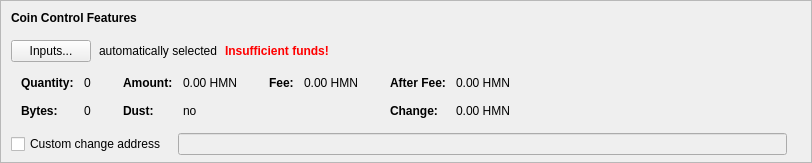
    <widget class="QFrame" name="frameCoinControl">
     <property name="sizePolicy">
      <sizepolicy hsizetype="Expanding" vsizetype="Expanding">
       <horstretch>0</horstretch>
       <verstretch>0</verstretch>
      </sizepolicy>
     </property>
     <property name="maximumSize">
      <size>
       <width>16777215</width>
       <height>16777215</height>
      </size>
     </property>
     <property name="frameShape">
      <enum>QFrame::StyledPanel</enum>
     </property>
     <property name="frameShadow">
      <enum>QFrame::Sunken</enum>
     </property>
     <layout class="QVBoxLayout" name="verticalLayoutCoinControl2">
      <property name="spacing">
       <number>0</number>
      </property>
      <property name="leftMargin">
       <number>0</number>
      </property>
      <property name="topMargin">
       <number>0</number>
      </property>
      <property name="rightMargin">
       <number>0</number>
      </property>
      <property name="bottomMargin">
       <number>6</number>
      </property>
      <item>
       <layout class="QVBoxLayout" name="verticalLayoutCoinControl" stretch="0,0,0,0,1">
        <property name="spacing">
         <number>0</number>
        </property>
        <property name="leftMargin">
         <number>10</number>
        </property>
        <property name="topMargin">
         <number>10</number>
        </property>
        <item>
         <layout class="QHBoxLayout" name="horizontalLayoutCoinControl1">
          <property name="bottomMargin">
           <number>15</number>
          </property>
          <item>
           <widget class="QLabel" name="labelCoinControlFeatures">
            <property name="sizePolicy">
             <sizepolicy hsizetype="Preferred" vsizetype="Maximum">
              <horstretch>0</horstretch>
              <verstretch>0</verstretch>
             </sizepolicy>
            </property>
            <property name="font">
             <font>
              <weight>75</weight>
              <bold>true</bold>
             </font>
            </property>
            <property name="styleSheet">
             <string notr="true">font-weight:bold;</string>
            </property>
            <property name="text">
             <string>Coin Control Features</string>
            </property>
           </widget>
          </item>
         </layout>
        </item>
        <item>
         <layout class="QHBoxLayout" name="horizontalLayoutCoinControl2" stretch="0,0,0,0">
          <property name="spacing">
           <number>8</number>
          </property>
          <property name="bottomMargin">
           <number>10</number>
          </property>
          <item>
           <widget class="QPushButton" name="pushButtonCoinControl">
            <property name="styleSheet">
             <string notr="true"/>
            </property>
            <property name="text">
             <string>Inputs...</string>
            </property>
            <property name="autoDefault">
             <bool>false</bool>
            </property>
           </widget>
          </item>
          <item>
           <widget class="QLabel" name="labelCoinControlAutomaticallySelected">
            <property name="text">
             <string>automatically selected</string>
            </property>
            <property name="margin">
             <number>5</number>
            </property>
           </widget>
          </item>
          <item>
           <widget class="QLabel" name="labelCoinControlInsuffFunds">
            <property name="font">
             <font>
              <weight>75</weight>
              <bold>true</bold>
             </font>
            </property>
            <property name="styleSheet">
             <string notr="true">color:red;font-weight:bold;</string>
            </property>
            <property name="text">
             <string>Insufficient funds!</string>
            </property>
            <property name="margin">
             <number>5</number>
            </property>
           </widget>
          </item>
          <item>
           <spacer name="horizontalSpacerCoinControl">
            <property name="orientation">
             <enum>Qt::Horizontal</enum>
            </property>
            <property name="sizeHint" stdset="0">
             <size>
              <width>40</width>
              <height>1</height>
             </size>
            </property>
           </spacer>
          </item>
         </layout>
        </item>
        <item>
         <widget class="QWidget" name="widgetCoinControl" native="true">
          <property name="sizePolicy">
           <sizepolicy hsizetype="Preferred" vsizetype="Preferred">
            <horstretch>0</horstretch>
            <verstretch>0</verstretch>
           </sizepolicy>
          </property>
          <property name="minimumSize">
           <size>
            <width>0</width>
            <height>0</height>
           </size>
          </property>
          <property name="styleSheet">
           <string notr="true"/>
          </property>
          <layout class="QHBoxLayout" name="horizontalLayoutCoinControl5">
           <property name="leftMargin">
            <number>0</number>
           </property>
           <property name="topMargin">
            <number>0</number>
           </property>
           <property name="rightMargin">
            <number>0</number>
           </property>
           <property name="bottomMargin">
            <number>0</number>
           </property>
           <item>
            <layout class="QHBoxLayout" name="horizontalLayoutCoinControl3" stretch="0,0,0,1">
             <property name="spacing">
              <number>20</number>
             </property>
             <property name="topMargin">
              <number>0</number>
             </property>
             <property name="bottomMargin">
              <number>10</number>
             </property>
             <item>
              <layout class="QFormLayout" name="formLayoutCoinControl1">
               <property name="horizontalSpacing">
                <number>10</number>
               </property>
               <property name="verticalSpacing">
                <number>14</number>
               </property>
               <property name="leftMargin">
                <number>10</number>
               </property>
               <property name="topMargin">
                <number>4</number>
               </property>
               <property name="rightMargin">
                <number>6</number>
               </property>
               <item row="0" column="0">
                <widget class="QLabel" name="labelCoinControlQuantityText">
                 <property name="font">
                  <font>
                   <weight>75</weight>
                   <bold>true</bold>
                  </font>
                 </property>
                 <property name="text">
                  <string>Quantity:</string>
                 </property>
                 <property name="margin">
                  <number>0</number>
                 </property>
                </widget>
               </item>
               <item row="0" column="1">
                <widget class="QLabel" name="labelCoinControlQuantity">
                 <property name="cursor">
                  <cursorShape>IBeamCursor</cursorShape>
                 </property>
                 <property name="contextMenuPolicy">
                  <enum>Qt::ActionsContextMenu</enum>
                 </property>
                 <property name="text">
                  <string notr="true">0</string>
                 </property>
                 <property name="margin">
                  <number>0</number>
                 </property>
                 <property name="textInteractionFlags">
                  <set>Qt::LinksAccessibleByMouse|Qt::TextSelectableByKeyboard|Qt::TextSelectableByMouse</set>
                 </property>
                </widget>
               </item>
               <item row="1" column="0">
                <widget class="QLabel" name="labelCoinControlBytesText">
                 <property name="font">
                  <font>
                   <weight>75</weight>
                   <bold>true</bold>
                  </font>
                 </property>
                 <property name="text">
                  <string>Bytes:</string>
                 </property>
                </widget>
               </item>
               <item row="1" column="1">
                <widget class="QLabel" name="labelCoinControlBytes">
                 <property name="cursor">
                  <cursorShape>IBeamCursor</cursorShape>
                 </property>
                 <property name="contextMenuPolicy">
                  <enum>Qt::ActionsContextMenu</enum>
                 </property>
                 <property name="text">
                  <string notr="true">0</string>
                 </property>
                 <property name="textInteractionFlags">
                  <set>Qt::LinksAccessibleByMouse|Qt::TextSelectableByKeyboard|Qt::TextSelectableByMouse</set>
                 </property>
                </widget>
               </item>
              </layout>
             </item>
             <item>
              <layout class="QFormLayout" name="formLayoutCoinControl2">
               <property name="horizontalSpacing">
                <number>10</number>
               </property>
               <property name="verticalSpacing">
                <number>14</number>
               </property>
               <property name="leftMargin">
                <number>6</number>
               </property>
               <property name="topMargin">
                <number>4</number>
               </property>
               <property name="rightMargin">
                <number>6</number>
               </property>
               <item row="0" column="0">
                <widget class="QLabel" name="labelCoinControlAmountText">
                 <property name="font">
                  <font>
                   <weight>75</weight>
                   <bold>true</bold>
                  </font>
                 </property>
                 <property name="text">
                  <string>Amount:</string>
                 </property>
                 <property name="margin">
                  <number>0</number>
                 </property>
                </widget>
               </item>
               <item row="0" column="1">
                <widget class="QLabel" name="labelCoinControlAmount">
                 <property name="cursor">
                  <cursorShape>IBeamCursor</cursorShape>
                 </property>
                 <property name="contextMenuPolicy">
                  <enum>Qt::ActionsContextMenu</enum>
                 </property>
                 <property name="text">
                  <string notr="true">0.00 HMN</string>
                 </property>
                 <property name="textInteractionFlags">
                  <set>Qt::LinksAccessibleByMouse|Qt::TextSelectableByKeyboard|Qt::TextSelectableByMouse</set>
                 </property>
                </widget>
               </item>
               <item row="1" column="0">
                <widget class="QLabel" name="labelCoinControlLowOutputText">
                 <property name="font">
                  <font>
                   <weight>75</weight>
                   <bold>true</bold>
                  </font>
                 </property>
                 <property name="text">
                  <string>Dust:</string>
                 </property>
                </widget>
               </item>
               <item row="1" column="1">
                <widget class="QLabel" name="labelCoinControlLowOutput">
                 <property name="cursor">
                  <cursorShape>IBeamCursor</cursorShape>
                 </property>
                 <property name="contextMenuPolicy">
                  <enum>Qt::ActionsContextMenu</enum>
                 </property>
                 <property name="text">
                  <string notr="true">no</string>
                 </property>
                 <property name="textInteractionFlags">
                  <set>Qt::LinksAccessibleByMouse|Qt::TextSelectableByKeyboard|Qt::TextSelectableByMouse</set>
                 </property>
                </widget>
               </item>
              </layout>
             </item>
             <item>
              <layout class="QFormLayout" name="formLayoutCoinControl3">
               <property name="horizontalSpacing">
                <number>10</number>
               </property>
               <property name="verticalSpacing">
                <number>14</number>
               </property>
               <property name="leftMargin">
                <number>6</number>
               </property>
               <property name="topMargin">
                <number>4</number>
               </property>
               <property name="rightMargin">
                <number>6</number>
               </property>
               <item row="0" column="0">
                <widget class="QLabel" name="labelCoinControlFeeText">
                 <property name="font">
                  <font>
                   <weight>75</weight>
                   <bold>true</bold>
                  </font>
                 </property>
                 <property name="text">
                  <string>Fee:</string>
                 </property>
                 <property name="margin">
                  <number>0</number>
                 </property>
                </widget>
               </item>
               <item row="0" column="1">
                <widget class="QLabel" name="labelCoinControlFee">
                 <property name="cursor">
                  <cursorShape>IBeamCursor</cursorShape>
                 </property>
                 <property name="contextMenuPolicy">
                  <enum>Qt::ActionsContextMenu</enum>
                 </property>
                 <property name="text">
                  <string notr="true">0.00 HMN</string>
                 </property>
                 <property name="textInteractionFlags">
                  <set>Qt::LinksAccessibleByMouse|Qt::TextSelectableByKeyboard|Qt::TextSelectableByMouse</set>
                 </property>
                </widget>
               </item>
              </layout>
             </item>
             <item>
              <layout class="QFormLayout" name="formLayoutCoinControl4">
               <property name="horizontalSpacing">
                <number>10</number>
               </property>
               <property name="verticalSpacing">
                <number>14</number>
               </property>
               <property name="leftMargin">
                <number>6</number>
               </property>
               <property name="topMargin">
                <number>4</number>
               </property>
               <property name="rightMargin">
                <number>6</number>
               </property>
               <item row="0" column="0">
                <widget class="QLabel" name="labelCoinControlAfterFeeText">
                 <property name="font">
                  <font>
                   <weight>75</weight>
                   <bold>true</bold>
                  </font>
                 </property>
                 <property name="text">
                  <string>After Fee:</string>
                 </property>
                 <property name="margin">
                  <number>0</number>
                 </property>
                </widget>
               </item>
               <item row="0" column="1">
                <widget class="QLabel" name="labelCoinControlAfterFee">
                 <property name="cursor">
                  <cursorShape>IBeamCursor</cursorShape>
                 </property>
                 <property name="contextMenuPolicy">
                  <enum>Qt::ActionsContextMenu</enum>
                 </property>
                 <property name="text">
                  <string notr="true">0.00 HMN</string>
                 </property>
                 <property name="textInteractionFlags">
                  <set>Qt::LinksAccessibleByMouse|Qt::TextSelectableByKeyboard|Qt::TextSelectableByMouse</set>
                 </property>
                </widget>
               </item>
               <item row="1" column="0">
                <widget class="QLabel" name="labelCoinControlChangeText">
                 <property name="font">
                  <font>
                   <weight>75</weight>
                   <bold>true</bold>
                  </font>
                 </property>
                 <property name="text">
                  <string>Change:</string>
                 </property>
                </widget>
               </item>
               <item row="1" column="1">
                <widget class="QLabel" name="labelCoinControlChange">
                 <property name="cursor">
                  <cursorShape>IBeamCursor</cursorShape>
                 </property>
                 <property name="contextMenuPolicy">
                  <enum>Qt::ActionsContextMenu</enum>
                 </property>
                 <property name="text">
                  <string notr="true">0.00 HMN</string>
                 </property>
                 <property name="textInteractionFlags">
                  <set>Qt::LinksAccessibleByMouse|Qt::TextSelectableByKeyboard|Qt::TextSelectableByMouse</set>
                 </property>
                </widget>
               </item>
              </layout>
             </item>
            </layout>
           </item>
          </layout>
         </widget>
        </item>
        <item>
         <layout class="QHBoxLayout" name="horizontalLayoutCoinControl4" stretch="0,0,0">
          <property name="spacing">
           <number>12</number>
          </property>
          <property name="sizeConstraint">
           <enum>QLayout::SetDefaultConstraint</enum>
          </property>
          <property name="topMargin">
           <number>5</number>
          </property>
          <property name="rightMargin">
           <number>5</number>
          </property>
          <item>
           <widget class="QCheckBox" name="checkBoxCoinControlChange">
            <property name="toolTip">
             <string>If this is activated, but the change address is empty or invalid, change will be sent to a newly generated address.</string>
            </property>
            <property name="text">
             <string>Custom change address</string>
            </property>
           </widget>
          </item>
          <item>
           <widget class="QValidatedLineEdit" name="lineEditCoinControlChange">
            <property name="enabled">
             <bool>false</bool>
            </property>
            <property name="sizePolicy">
             <sizepolicy hsizetype="Expanding" vsizetype="Fixed">
              <horstretch>0</horstretch>
              <verstretch>0</verstretch>
             </sizepolicy>
            </property>
           </widget>
          </item>
          <item>
           <widget class="QLabel" name="labelCoinControlChangeLabel">
            <property name="sizePolicy">
             <sizepolicy hsizetype="Preferred" vsizetype="Expanding">
              <horstretch>0</horstretch>
              <verstretch>0</verstretch>
             </sizepolicy>
            </property>
            <property name="minimumSize">
             <size>
              <width>0</width>
              <height>0</height>
             </size>
            </property>
            <property name="text">
             <string/>
            </property>
            <property name="margin">
             <number>3</number>
            </property>
           </widget>
          </item>
         </layout>
        </item>
        <item>
         <spacer name="verticalSpacerCoinControl">
          <property name="orientation">
           <enum>Qt::Vertical</enum>
          </property>
          <property name="sizeHint" stdset="0">
           <size>
            <width>800</width>
            <height>1</height>
           </size>
          </property>
         </spacer>
        </item>
       </layout>
      </item>
     </layout>
    </widget>
